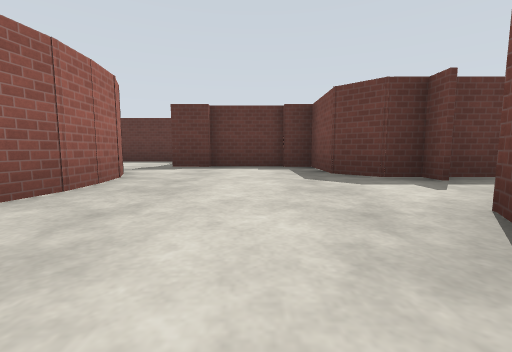
View 1 (above)

16 first-person views from a walk through a world built for the Gazebo simulator. The camera is 0.72 m above the floor, tilts 6° down and sees 90° across. The floor is counted in squares, 2 m on a side. Each view is taken from the middle of a square. On the plan, view 1 faces up. The plan holds only what a view shows up to about 9 squares ahead; the rest is blank. The place goes on beyond the plan. Gazebo's built-in surfaces are drawn with simple patterns.

View 2
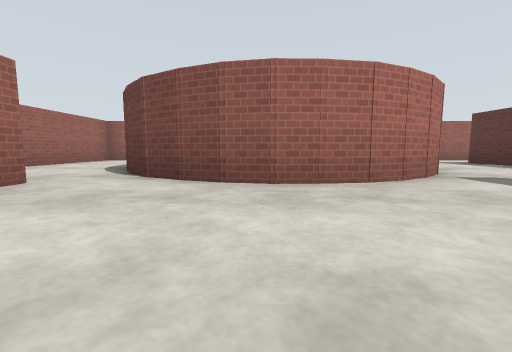

View 3
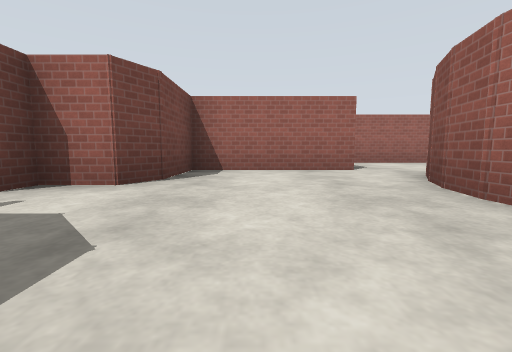

View 4
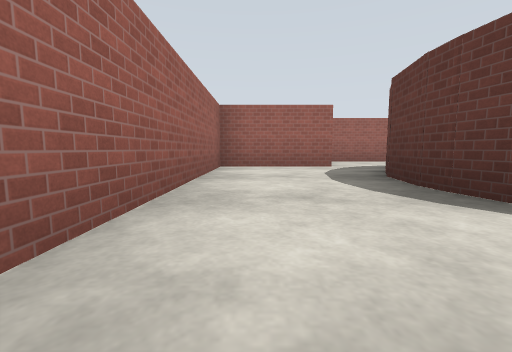

View 5
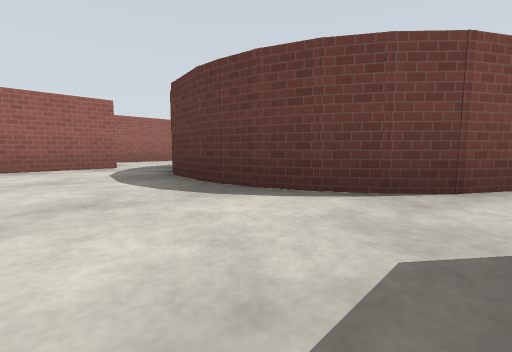

View 6
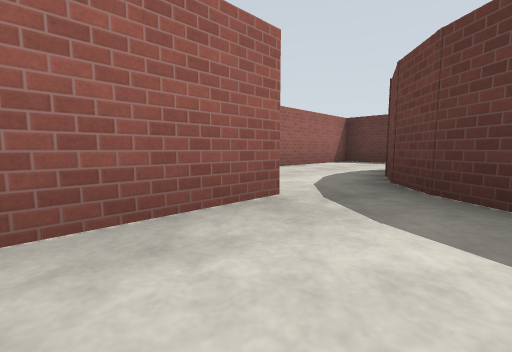

View 7
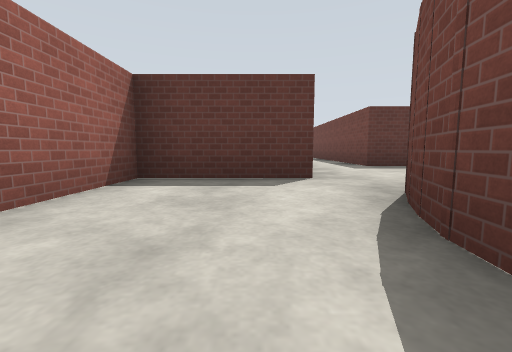

View 8
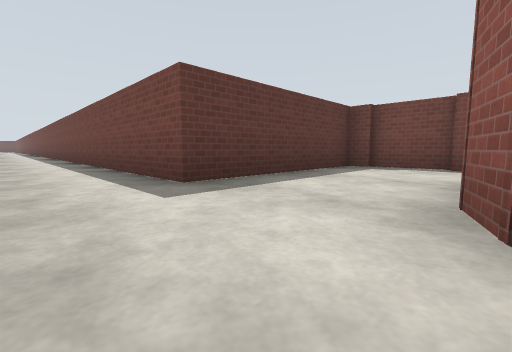

View 9
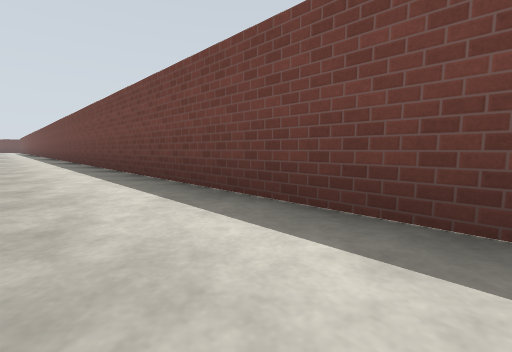

View 10
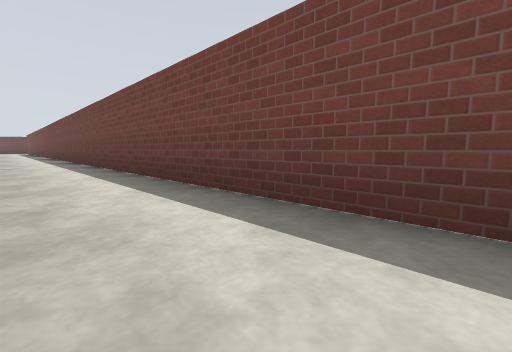

View 11
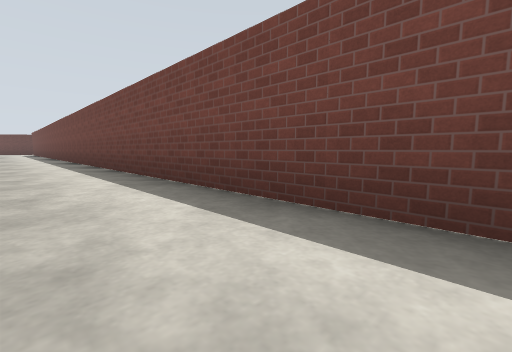

View 12
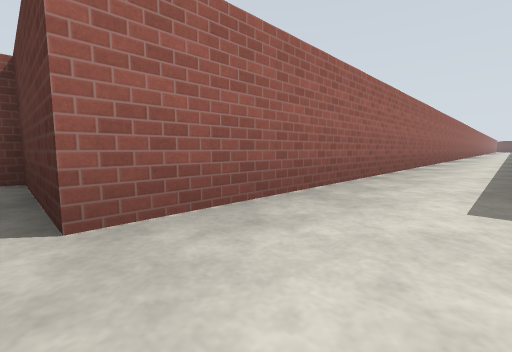

View 13
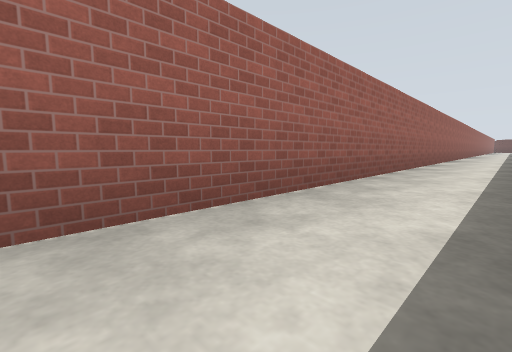

View 14
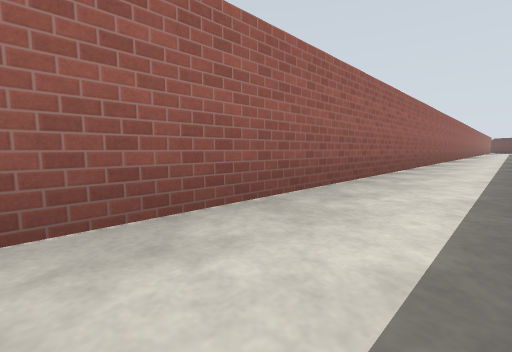

View 15
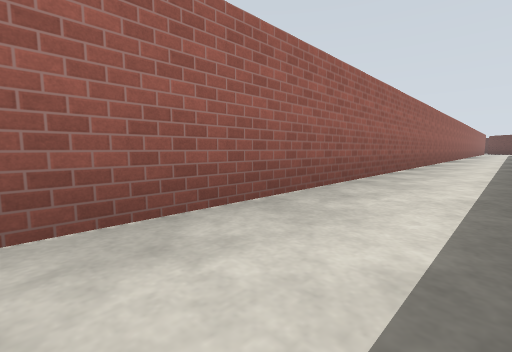

View 16
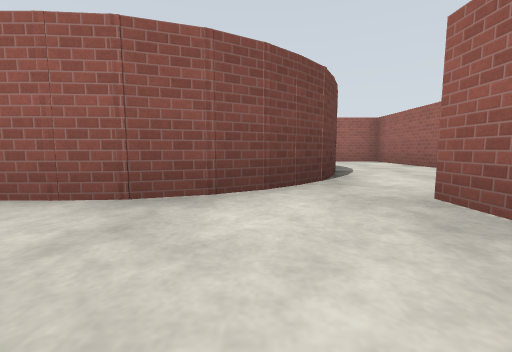

### Floor plan
Points are (right, up) in squares from view 1. A wall is a line through its corners. A room is listed if a view was taken in it or the views show most of it. See-through windows are left out.
Room 1 (views 1, 2, 3)
walls: (-1.6, 2.3) (-1.8, 1.4) (-2.4, 0.5); (-1.6, 2.8) (-1.6, 1.9) (-2, 1.1); (-2.2, 0.6) (-2.9, 0); (-2, 4) (-1.7, 3.1); (-1.7, -0.4) (1.1, -0.4) (1.1, 1) (1.4, 1.5); (-2.3, 4.3) (-1.8, 3.5) (-1.6, 2.6); (1.6, 3.3) (1.1, 3.8) (1.1, 5.2); (-0.9, 5.2) (-1.8, 5.2); (2.2, 1.5) (2.2, 1.9); (0.6, 5.4) (-1, 5.4)
ways out: opening at (-2, -1) to room 2; opening at (-2, 5) to room 3
Room 2 (views 4, 5, 6)
walls: (-5.3, -0.3) (-6, 0); (-2.9, 0) (-3.8, -0.4) (-4.6, -0.4); (-7.3, -0.4) (-7.3, -2.7) (-2.5, -2.7); (-2.6, 0.2) (-3.4, -0.3) (-4.4, -0.4) (-5.4, -0.3)
ways out: opening at (-2, -1) to room 1; opening at (-7, 0) to room 3
Room 3 (views 7, 8, 9, 10, 11, 12, 13, 14, 15, 16)
walls: (-7.3, 33.6) (-7.3, 5.2) (-9.5, 5.2) (-9.5, -0.4) (-8.2, -0.4); (-1.7, 7) (-1.7, 7.5) (-5.6, 7.5) (-5.6, 34.5); (-1.5, 5.6) (-1.5, 7.1); (-6.2, 4.7) (-5.3, 5.2) (-4.2, 5.3); (-6.5, 4.4) (-5.9, 4.9) (-5, 5.2); (-2.7, 4.7) (-2, 4); (-7.2, 3.2) (-6.8, 4) (-6.3, 4.6); (-7.3, 2.9) (-7.1, 3.4); (-6.4, 0.3) (-7, 1.1); (-6, 0) (-6.8, 0.6) (-7.2, 1.6)
ways out: opening at (-2, 5) to room 1; opening at (-7, 0) to room 2

Positions as (right, up) in squares from view 1, and headings:
1: (0, 0), facing up
2: (1, 2), facing left
3: (0, 4), facing down
4: (-2, -2), facing left
5: (-2, -2), facing up-left
6: (-6, -2), facing up-left
7: (-8, 2), facing up
8: (-7, 5), facing up-right
9: (-7, 12), facing up-right
10: (-7, 19), facing up-right
11: (-7, 23), facing up-right
12: (-6, 5), facing up-left
13: (-6, 11), facing up-left
14: (-6, 16), facing up-left
15: (-6, 22), facing up-left
16: (-6, 7), facing down
